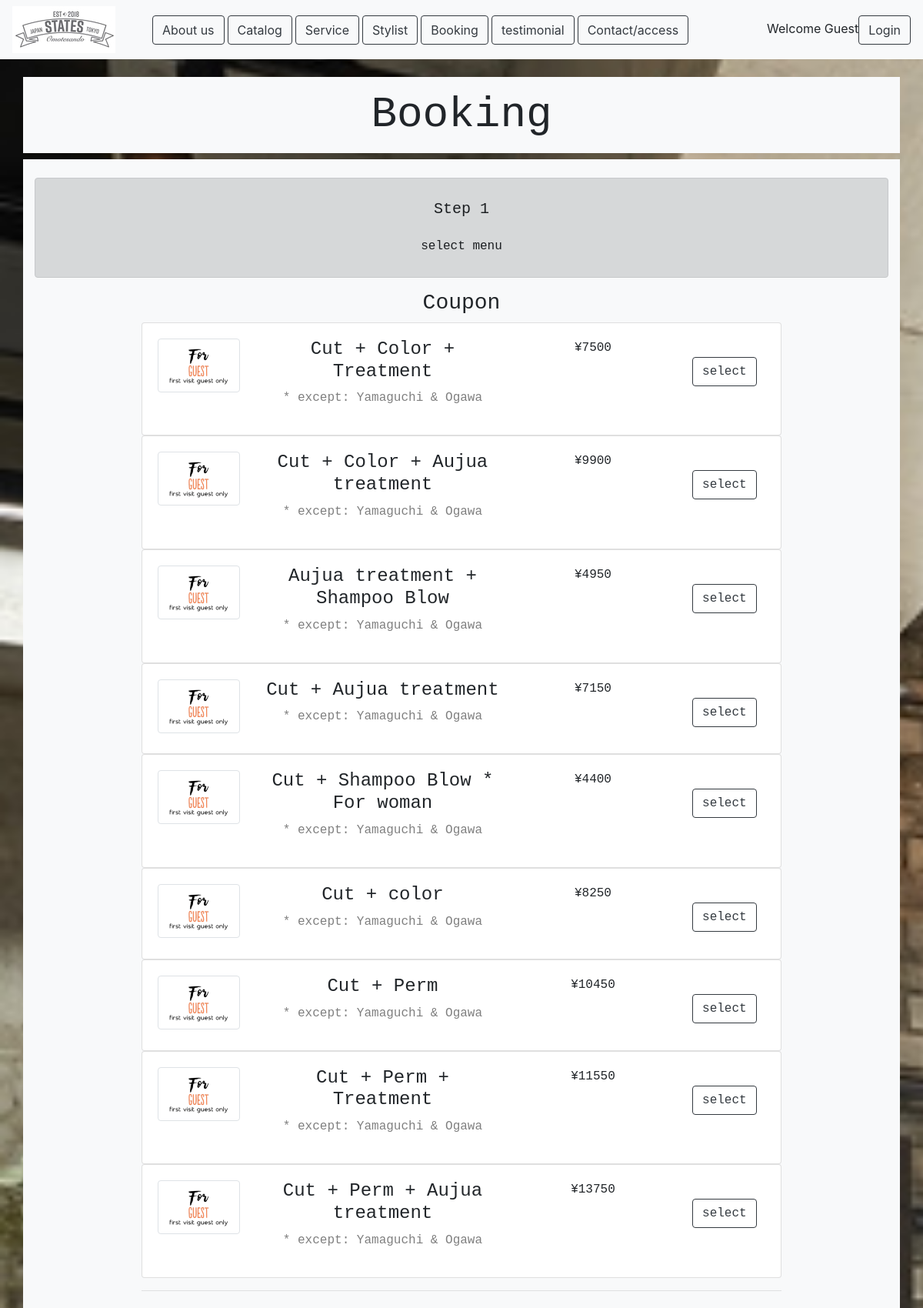
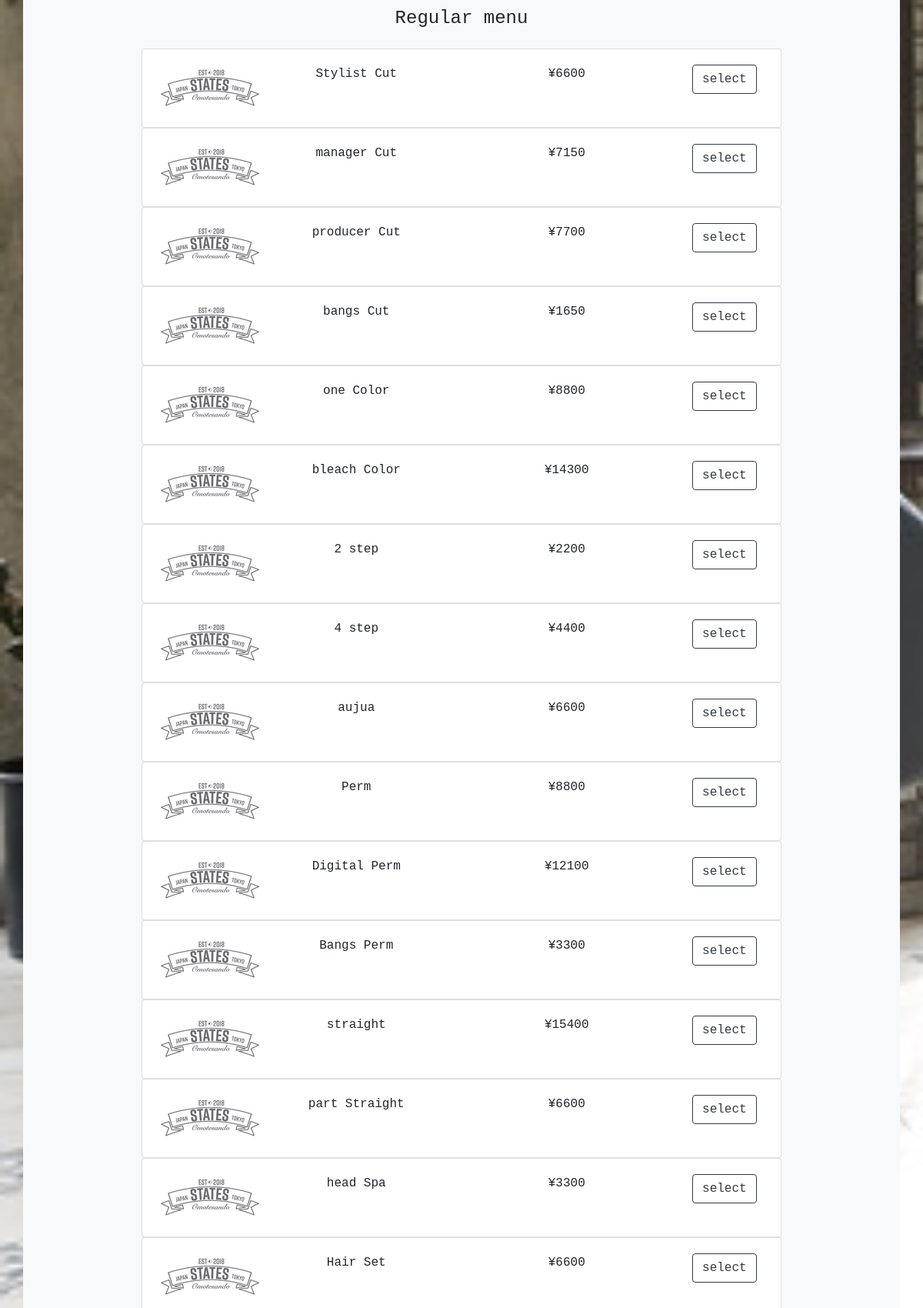
Screenshot of /booking.php (upper part) with the database file from the repository (2 pictures, top to bottom).
### tables this page shows
CREATE TABLE `coupon` (
  `coupon_id` int(11) NOT NULL,
  `coupon_name` varchar(100) NOT NULL,
  `coupon_price` int(11) NOT NULL
);

CREATE TABLE `service` (
  `service_id` int(11) NOT NULL,
  `service_name` varchar(30) NOT NULL,
  `price` int(11) NOT NULL
);

### classes/connection.php (called while the page is built, shortened)
<?php
class Connection{
    private $servername="localhost";
    private $username ="root";
    private $password ="root";
    private $db_name ="hairsalon";
    function __construct(){
        $this->conn = new mysqli($this->servername,$this->username,$this->password,$this->db_name);
        if($this->conn->connect_error){
            die('error connection to database'.$this->conn->connect_error);
        }else{
            return $this->conn;
        }
    }
}
?>

### hairsalonAction.php (called while the page is built, shortened)
<?php
include 'classes/Hairsalon.php';
$Hairsalon= new Hairsalon;
?>

### classes/Hairsalon.php (called while the page is built, shortened)
<?php
include 'connection.php';
class Hairsalon extends Connection{
function displayServiceMenu(){
    $sql="SELECT * FROM service";
    $result = $this->conn->query($sql);
    if($result->num_rows>0){
        while($rows =$result->fetch_assoc()){
            $row[]= $rows;
        }
        return $row;
    }else{
        return FALSE;
    }
}
function displayCouponMenu(){
    $sql="SELECT * FROM coupon";
    $result = $this->conn->query($sql);
    if($result ->num_rows>0){
        while($rows = $result->fetch_assoc()){
            $row[]=$rows;
        }
        return $row;
    }else{
        return FALSE;
    }
}
}
?>

### booking.php (the view, shortened to what this page needs)
<?php
include 'userMenu.php';
$addMenuList =$Hairsalon->displayServiceMenu();
$addCouponList =$Hairsalon->displayCouponMenu();
?>
<!doctype html>
<html lang="en">
  <head>
    <link rel="stylesheet" href="https://stackpath.bootstrapcdn.com/bootstrap/4.3.1/css/bootstrap.min.css">
</head>
  <body>
    <div class="container bg-light text-monospace text-center">
      <h4 class="display-4 text-monospace p-3">Booking</h4>
    </div>
    <div class="container bg-light text-monospace text-center mb-5">
      <br>
      <div class="alert alert-dark ">
          <h5 class="text-monospace p-3">Step 1</h4>
          <p class="text-monospace"> select menu</p>
      </div>
        <div class="w-75 mx-auto">
        <h3>Coupon</h3>
        <?php
        foreach ($addCouponList as $coupon) :?>
          <div class="card">
            <div class="card-body">
              <div class="row">
                <div class="col-lg-2">
                <img src="asset/coupon1.png" alt="" class="img-thumbnail">
                </div>
                <div class="col-lg-5">
                  <h4><?php echo $coupon['coupon_name'] ?></h4>
                  <p class=" display-5 text-black-50">* except: Yamaguchi & Ogawa</p>
                </div>
                <div class="col-lg-3">
                  <?php echo "¥".$coupon['coupon_price'] ?>
                </div>
                <div class="col-lg-2">
                  <form action="hairsalonAction.php" method="post">
                    <br>
                    <button type="submit" name="addCoupon" class="btn btn-outline-dark">select</button>
                  </form>
                </div>
              </div>
            </div>
          </div>
        <?php endforeach; ?>
        <hr>
        <h4 class="mt-3 p-3">Regular menu</h4>
        <?php
        foreach ($addMenuList as $menu) :?>
          <div class="card">
            <div class="card-body">
              <div class="row">
                <div class="col-lg-2">
                <img src="asset/logo.jpg" alt="">
                </div>
                <div class="col-lg-4">
                  <?php echo $menu['service_name'] ?>
                </div>
                <div class="col-lg-4">
                  <?php echo "¥".$menu['price'] ?>
                </div>
                <div class="col-lg-2">
                   <form action="hairsalonAction.php" method="post">
                    <button type="submit" name="addServiceMenuNow" class="btn btn-outline-dark">select</button>
                  </form>
                </div>
              </div>
            </div>
          </div>
        <?php endforeach; ?>
        <br><br>
        </div>
    </div>
  </body>
</html>

### userMenu.php (style rules this page uses)
body { height:150px; }

### booking.php (style rules this page uses)
body { margin-top:100px; height: 600px; background-image: url(asset/state.jpeg); background-repeat: no-repeat; background-attachment: fixed; background-size : cover; }

### rows the page displays
coupon: coupon_name "Cut + Color + Treatment", coupon_price "7500"
coupon: coupon_name "Cut + Color + Aujua treatment", coupon_price "9900"
coupon: coupon_name "Aujua treatment + Shampoo Blow", coupon_price "4950"
coupon: coupon_name "Cut + Aujua treatment", coupon_price "7150"
coupon: coupon_name "Cut + Shampoo Blow * For woman", coupon_price "4400"
coupon: coupon_name "Cut + color", coupon_price "8250"
coupon: coupon_name "Cut + Perm", coupon_price "10450"
coupon: coupon_name "Cut + Perm + Treatment", coupon_price "11550"
coupon: coupon_name "Cut + Perm + Aujua treatment", coupon_price "13750"
service: service_name "Stylist Cut", price "6600"
service: service_name "manager Cut", price "7150"
service: service_name "producer Cut", price "7700"
service: service_name "bangs Cut", price "1650"
service: service_name "one Color", price "8800"
service: service_name "bleach Color", price "14300"
service: service_name "2 step", price "2200"
service: service_name "4 step", price "4400"
service: service_name "aujua", price "6600"
service: service_name "Perm", price "8800"
service: service_name "Digital Perm", price "12100"
service: service_name "Bangs Perm", price "3300"
service: service_name "straight", price "15400"
service: service_name "part Straight", price "6600"
service: service_name "head Spa", price "3300"
service: service_name "Hair Set", price "6600"
